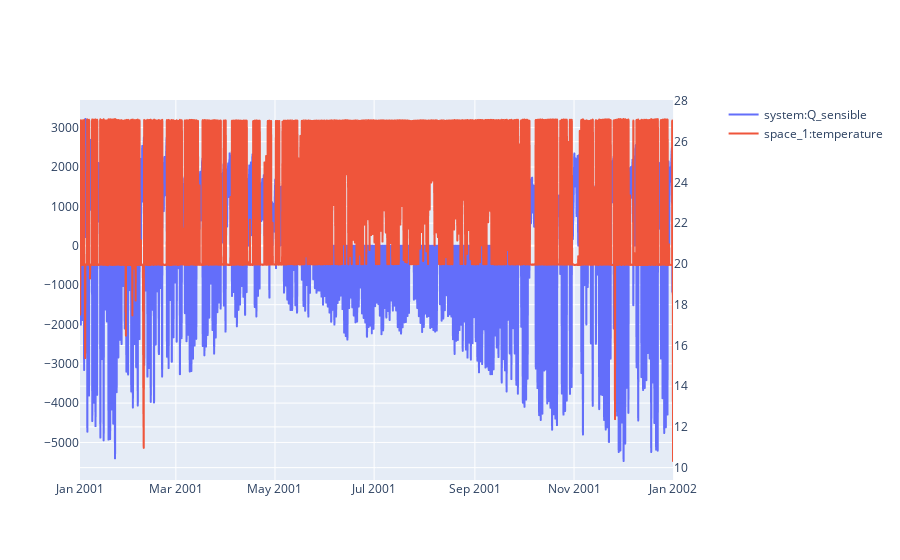

Notebook cell for this chart:
### Code cell
sim.plot(pro.dates(),[pro.component("system").variable("Q_sensible"),pro.component("space_1").variable("temperature")],axis=[1,2])

### Figure 1 — Plotly figure (JSON) as saved in the notebook; plotly's stock layout.template omitted (floating-point values rounded to 4 significant figures; data arrays with more than 128 entries replaced by an {"elided": "..."} marker saying what was removed)
{"data": [{"hovertemplate": "date=%{x}<br>system:Q_sensible=%{y}<extra></extra>", "legendgroup": "", "line": {"dash": "solid"}, "marker": {"symbol": "circle"}, "mode": "lines", "name": "system:Q_sensible", "showlegend": true, "type": "scattergl", "x": {"elided": "8760 str values"}, "xaxis": "x", "y": {"elided": "8760 float values"}, "yaxis": "y"}, {"hovertemplate": "date=%{x}<br>space_1:temperature=%{y}<extra></extra>", "legendgroup": "", "line": {"dash": "solid"}, "marker": {"symbol": "circle"}, "mode": "lines", "name": "space_1:temperature", "showlegend": true, "type": "scattergl", "x": {"elided": "8760 str values"}, "xaxis": "x", "y": {"elided": "8760 float values"}, "yaxis": "y2"}], "layout": {"xaxis": {"anchor": "y", "domain": [0, 0.94]}, "yaxis": {"anchor": "x", "domain": [0, 1]}, "yaxis2": {"anchor": "x", "overlaying": "y", "side": "right"}}}
